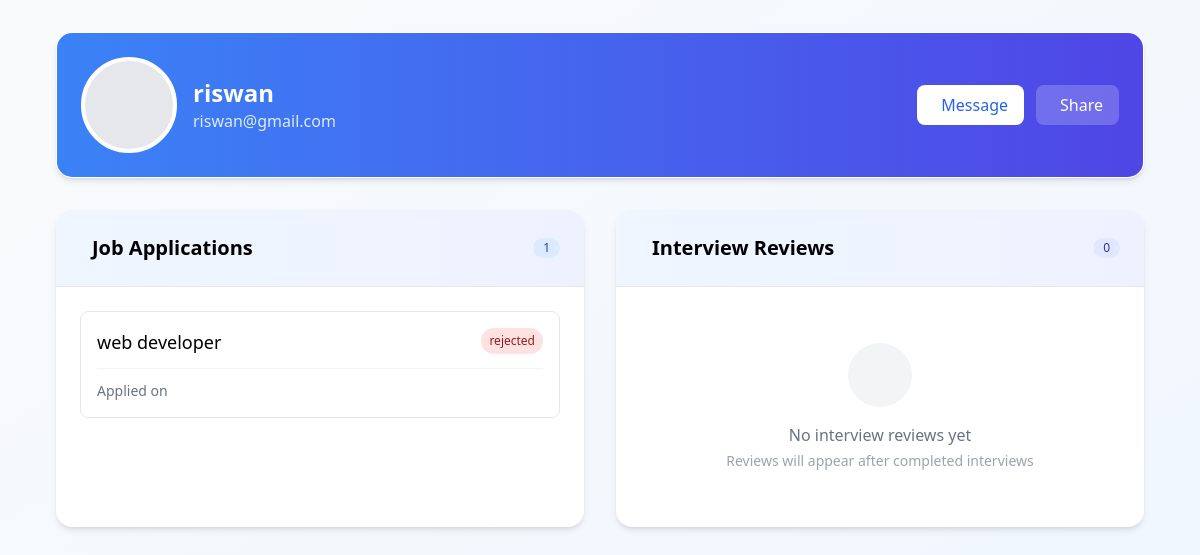
/users/profile/riswan/, run on an earlier commit of the app's database.
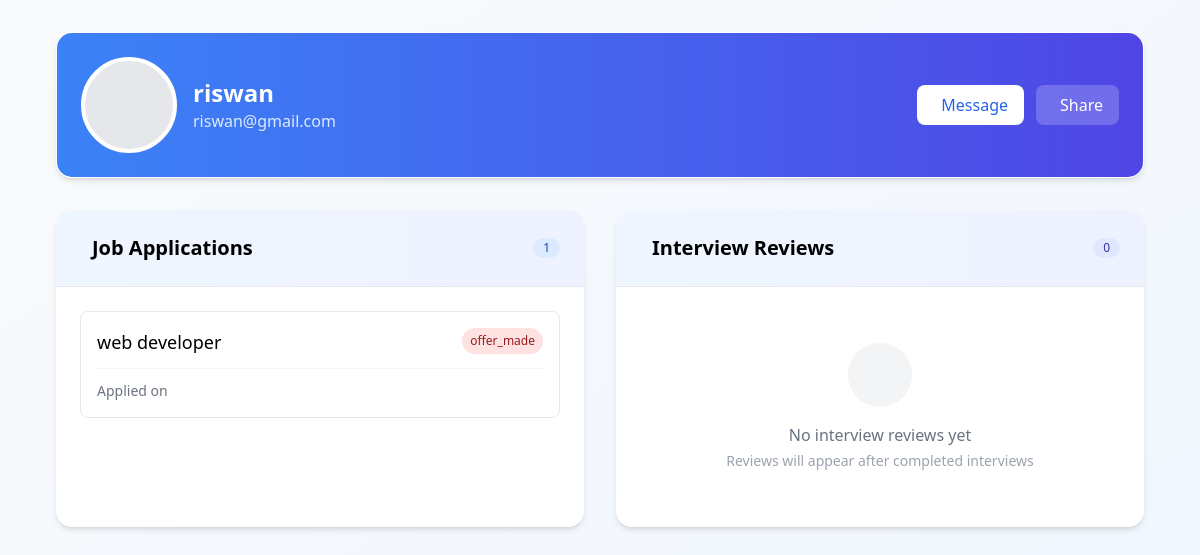
And on a later commit of the database.
### jobs/models.py (models this page shows, shortened)
class JobApplication(models.Model):
    job = models.ForeignKey(JobPosting, on_delete=models.CASCADE, related_name='applications')
    applicant = models.ForeignKey(User, on_delete=models.CASCADE, related_name='applications')
    applied_on = models.DateTimeField(auto_now_add=True)
    status = models.CharField(max_length=50, choices=[
        ('pending', 'Pending'),
        ('accepted', 'Accepted'),
        ('rejected', 'Rejected'),
        ('interview_scheduled', 'Interview Scheduled'),
        ('offer_made', 'Offer Made'),
    ])
    cv = models.FileField(upload_to='cvs/', blank=True, null=True)

class JobPosting(models.Model):
    organization = models.ForeignKey(Organization, on_delete=models.CASCADE, related_name='job_postings')
    title = models.CharField(max_length=255)
    description = models.TextField()
    required_qualifications = models.TextField()
    required_skills = models.ManyToManyField(Skill, blank=True)  # Use the same Skill model
    location = models.CharField(max_length=100)
    posted_on = models.DateTimeField(auto_now_add=True)
    application_deadline = models.DateTimeField()
    job_post_image = models.ImageField(upload_to='job_images/', blank=True, null=True)
    posted_by = models.ForeignKey(User,on_delete=models.SET_NULL,null=True,related_name='posted_jobs')

### users/views.py (the view)
# urls.py: path('profile/<str:username>/', user_profile, name='user_profile'),
def user_profile(request, username):
    user = get_object_or_404(User, username=username)
    applications = JobApplication.objects.filter(applicant=user)
    reviews = InterviewReview.objects.filter(interview__job_application__applicant=user)
    return render(request, 'users/user_profile.html', {
        'user_profile': user,
        'applications': applications,
        'reviews': reviews,
    })

### users/templates/users/user_profile.html (shortened to what the changed rows need)
{% load static tailwind_tags %}
<!DOCTYPE html>
<html lang="en">
<head>
    {% tailwind_css %}
    <link href="https://cdn.jsdelivr.net/npm/remixicon@3.5.0/fonts/remixicon.css" rel="stylesheet">
</head>
<body class="bg-gradient-to-br from-gray-50 to-blue-50 min-h-screen">
    <div class="max-w-6xl mx-auto px-4 py-8 sm:px-6 lg:px-8">
        <div class="glass-card rounded-2xl shadow-md overflow-hidden mb-8 animate-fade-in">
            <div class="bg-gradient-to-r from-blue-500 to-indigo-600 p-6 text-white">
                <div class="flex flex-col md:flex-row items-center justify-between">
                    <div class="flex items-center space-x-4 mb-4 md:mb-0">
                        <div>
                            <h1 class="text-2xl font-bold">{{ user_profile.username }}</h1>
                        </div>
                    </div>
                </div>
            </div>
        </div>
        <div class="grid grid-cols-1 lg:grid-cols-2 gap-8">
            <div class="bg-white rounded-2xl shadow-md overflow-hidden section-card animate-fade-in" style="animation-delay: 0.1s">
                <div class="p-6">
                    {% if applications %}
                    <div class="space-y-6">
                        {% for application in applications %}
                        <div class="border rounded-lg p-4 hover:border-blue-200 transition-colors">
                            <div class="flex justify-between items-start">
                                <div>
                                    <h4 class="font-medium text-lg">{{ application.job.title }}</h4>
                                </div>
                                <span class="status-badge
                                    {% if application.status == 'Submitted' %}status-submitted
                                    {% elif application.status == 'Under Review' %}status-review
                                    {% elif application.status == 'Accepted' %}status-accepted
                                    {% else %}status-rejected{% endif %}">
                                    {{ application.status }}
                                </span>
                            </div>
                            <div class="mt-3 pt-3 border-t border-gray-100">
                                <div class="flex justify-between items-center text-sm">
                                    <span class="text-gray-500">
                                        Applied on {{ application.applied_at|date:"M d, Y" }}
                                    </span>
                                </div>
                            </div>
                        </div>
                        {% endfor %}
                    </div>
                    {% endif %}
                </div>
            </div>
        </div>
    </div>
</body>
</html>

What changed in the data, as far as the page shows it:
changed JobApplication "web developer": status "rejected" → "offer_made"
